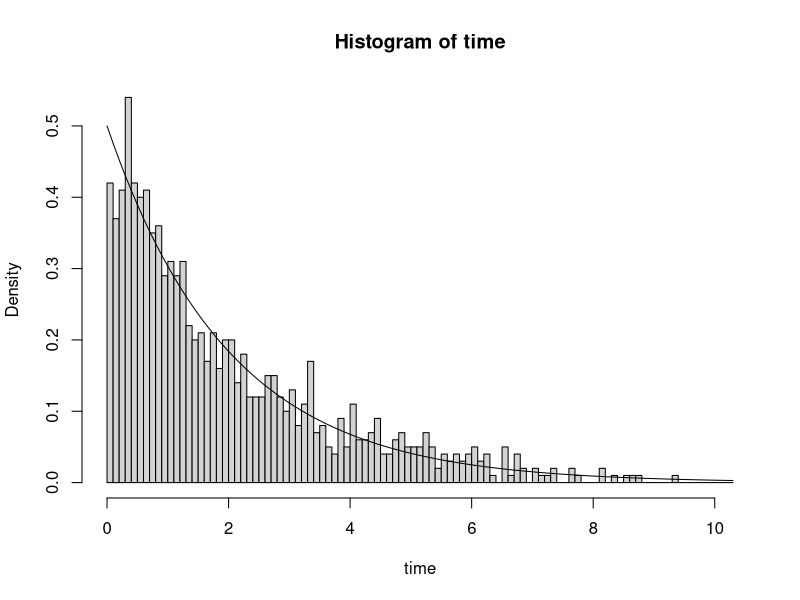

Write the R code that produced this figure.
## ---- chunk 1
knitr::opts_chunk$set(echo = TRUE)
## ---- chunk 2
inter=rexp(1000, 1)
arr=cumsum(inter)
service = rexp(1000,1.5)

output <- arr[1] + service[1]
for (i in 1:999){
if (arr[i+1] < output[i]){output <- c(output, output[i] + service[i+1])}
if (arr[i+1] > output[i]){output <- c(output, arr[i+1] + service[i+1])}
output
}
## ---- chunk 3
time = output - arr
x = seq(0,max(time)+1, by=0.01)
b = seq(0,max(time)+1, by=0.1)
hist(time, prob=T, breaks=b)
curve(dexp(x,0.5), add=T)
